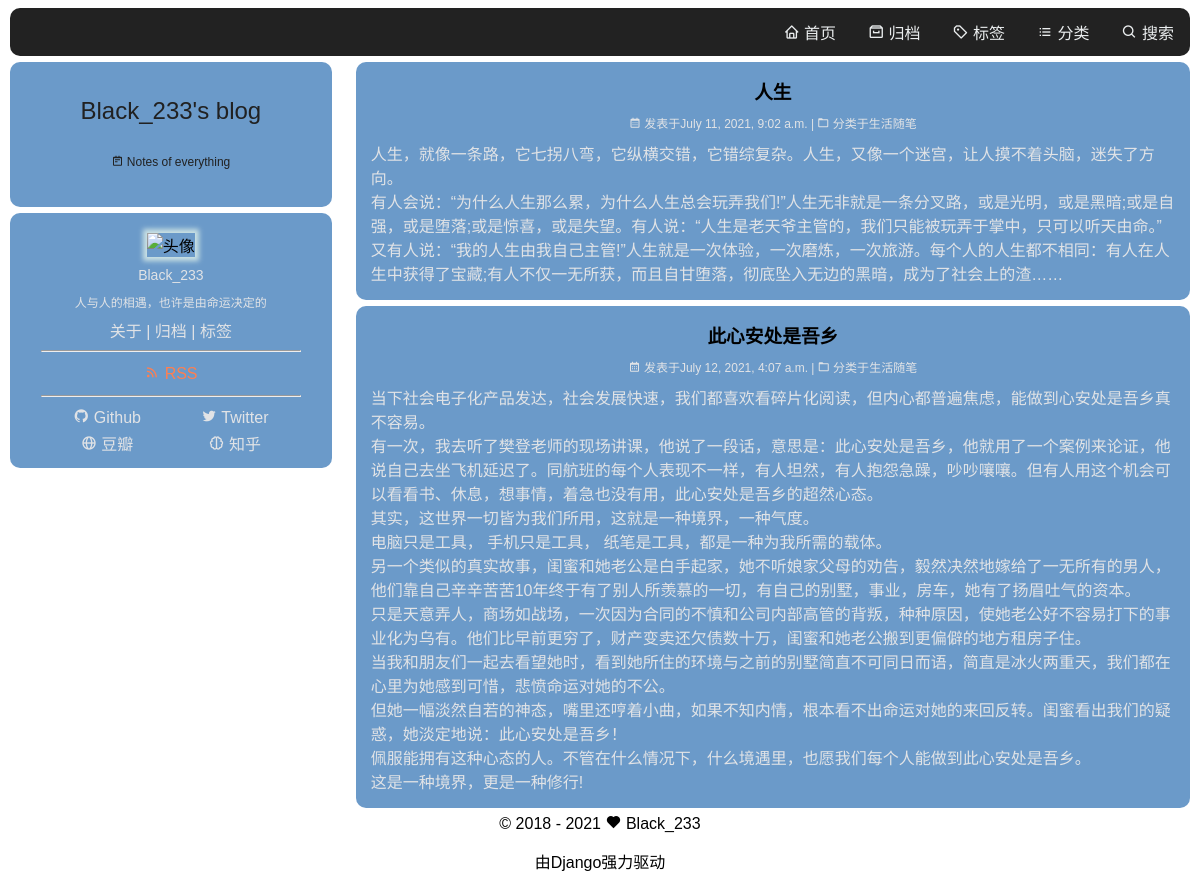
The page /weblog/ on the database its author committed.
### weblog/models.py (models this page shows, shortened)
class Entry(models.Model):
	own_topic = models.ForeignKey(Topic, on_delete=models.CASCADE)
	own_title = models.CharField(max_length=60, default="")
	own_text = models.TextField()
	add_date = models.DateTimeField(auto_now_add=True)

class Topic(models.Model):
	topics = models.CharField(max_length=50, default="")
	def __str__(self):
		return self.topics

### weblog/views.py (the view)
# urls.py: path('', views.index, name="index")
def index(request):
	entrys = Entry.objects.all()
	context = {"now_year": "{}".format(datetime.date.today().year), "entrys_list": entrys}
	return render(request, 'weblog/index.html', context)

### weblog/templates/weblog/index.html (shortened to what this page needs)
<!DOCTYPE html>
<html lang="zh">
<head>
	<link rel="stylesheet" href="https://unpkg.com/boxicons@2.0.7/css/boxicons.min.css">
	{% load static %}
	<link rel="stylesheet" href="{% static 'weblog/index.css' %}">
</head>
<body>
	<div class="topnav">
		<a href=""><i class='bx bx-search'></i> 搜索 </a>
		<a href=""><i class='bx bx-list-ul' ></i> 分类 </a>
		<a href=""><i class='bx bx-purchase-tag-alt' ></i> 标签 </a>
		<a href=""><i class='bx bx-archive' ></i> 归档 </a>
		<a href=""><i class='bx bx-home' ></i> 首页 </a>
	</div>
	<div class="leftcolumn">
		<div class="card" style="height: 110px; text-align: center; padding-top: 35px;">
		<p style="text-align: center; font-size: 24px; color: #212121; margin-bottom: 30px;">Black_233's blog</p>
			<p style="font-size: 12px; color: #212121;"><i class='bx bx-notepad'></i> Notes of everything </p>
		</div>
		<div class="card" style="text-align: center; padding-top: 20px;">
			<img src="https://z3.ax1x.com/2021/07/02/R6nBa4.png" alt="头像" style="width: 100px; box-shadow: 0px 0px 5px 4px #cbe2e4;">
			<p style="font-size: 14px; color: #E1E3E6; margin-top: 10px; margin-bottom: 10px;">Black_233</p>
			<p style="font-size: 12px; color: #E1E3E6; margin-bottom: 8px;">人与人的相遇，也许是由命运决定的</p>
			<a href="">关于 </a>
			<span style="color: #E1E3E6"> | </span>
			<a href="">归档</a>
			<span style="color: #E1E3E6"> | </span>
			<a href=""> 标签</a>
			<hr style="width: 80%;">
			<p style="color: coral; margin-top: 12px; margin-bottom: 12px;"><i class='bx bx-rss'></i> RSS </p>
			<hr style="width: 80%;">
			<table class="linkme">
				<tr>
					<td><a href=""><i class='bx bxl-github' ></i> Github </a></td>
					<td><a href=""><i class='bx bxl-twitter' ></i> Twitter </a></td>
				</tr>
				<tr>
					<td><a href=""><i class='bx bx-globe' ></i> 豆瓣 </a></td>
					<td><a href=""><i class='bx bx-brain' ></i> 知乎 </a></td>
				</tr>
			</table>
		</div>
	</div>
	<div class="rightcolumn">
	{% for entry in entrys_list %}
		<div class="card" style="padding: 15px;">
			<h3 style="margin-top: 0px; text-align: center; margin-bottom: 10px;">{{entry.own_title}}</h3>
			<p style="text-align: center; color: #E1E3E6; font-size: 12px; margin-bottom: 10px;"><i class='bx bx-calendar'></i> 发表于{{entry.add_date}} | <i class='bx bx-folder' ></i> 分类于{{entry.own_topic}} </p>
			{{entry.own_text|safe}}
		</div>
	{% endfor %}
	</div>
	<div class="footer">
		<p> © 2018 - {{now_year}} <i class='bx bxs-heart'></i> Black_233 </p>
		<p> 由Django强力驱动 </p>
	</div>
</body>
</html>

### weblog/static/weblog/index.css (style rules this page uses)
body { font-family: arial; background-color: #ffffff; margin-top: 8px; margin-left: 4px; margin-right: 4px; }
div.topnav { overflow: hidden; background-color: #222222; border-radius: 10px; clear: both; margin-left: 6px; margin-right: 6px; }
div.topnav a { display: inline; float: right; text-decoration: none; color: #EBEEEF; font-size: 16px; border-radius: 10px; padding: 12px 16px; }
div.leftcolumn { background-color: #ffffff; float: left; width: 28%; border-radius: 10px; padding: 0px; }
div.rightcolumn { background-color: #ffffff; float: right; width: 71%; border-radius: 10px; padding: 0px; }
div.card { border-radius: 10px; background-color: #6b9ac9; margin: 6px; }
div.card p { margin: 0px; color: #E1E3E6; }
div.card a { text-decoration: none; color: #E1E3E6; }
table.linkme { width: 80%; margin: auto; text-align: center; padding-bottom: 10px; }
table.linkme a { color: #E1E3E6; padding: 4px 4px; }
div.footer { text-align: center; clear: both; margin-top: 40px; }

### rows shown on the page
Entry: own_title "人生", add_date "July 11, 2021, 9:02 a.m.", own_topic "生活随笔", own_text "人生，就像一条路，它七拐八弯，它纵横交错，它错综复杂。人生，又像一个迷宫，让人摸不着头脑，迷失了方向。 有人会说：“为什么人生那么累，为什么人生总会玩弄我们!”人生无非就是一条分叉路，或是光明，或是黑暗;或是自强，或是堕落;或是惊喜，或是失望。有人说：“人生是老天爷主管的，我们只能被玩弄于掌中，只可以听天由命。”又有人说：“我的人生由我自己主管!”人生就是一次体验，一次磨炼，一次旅游。每个人的人生都不相同：有人在人生中获得了宝藏;有人不仅一无所获，而且自甘堕落，彻底坠入无边的黑暗，成为了社会上的渣……"
Entry: own_title "此心安处是吾乡", add_date "July 12, 2021, 4:07 a.m.", own_topic "生活随笔", own_text "当下社会电子化产品发达，社会发展快速，我们都喜欢看碎片化阅读，但内心都普遍焦虑，能做到心安处是吾乡真不容易。 有一次，我去听了樊登老师的现场讲课，他说了一段话，意思是：此心安处是吾乡，他就用了一个案例来论证，他说自己去坐飞机延迟了。同航班的每个人表现不一样，有人坦然，有人抱怨急躁，吵吵嚷嚷。但有人用这个机会可以看看书、休息，想事情，着急也没有用，此心安处是吾乡的超然心态。 其实，这世界一切皆为我们所用，这就是一种境界，一种气度。 电脑只是工具， 手机只是工具， 纸笔是工具，都是一种为我所需的载体。 另一个类似的真实故事，闺蜜和她老公是白手起家，她不听娘家父母的劝告，毅然决然地嫁给了一无所有的男人，他们靠自己辛辛苦苦10年终于有了别人所羡慕的一切，有自己的别墅，事业，房车，她有了扬眉吐气的资本。 只是天意弄人，商场如战场，一次因为合同的不慎和公司内部高管的背叛，种种原因，使她老公好不容易打下的事业化为乌有。他们比早前更穷了，财产变卖还欠债数十万，闺蜜和她老公搬到更偏僻的地方租房子住。 当我和朋友们一起去看望她时，看到她所住的环境与之前的别墅简直不可同日而语，简直是冰火两重天，我们都在心里为她感到可惜，悲愤命运对她的不公。 但她一幅淡然自若的神态，嘴里还哼着小曲，如果不知内情，根本看不出命运对她的来回反转。闺蜜看出我们的疑惑，她淡定地说：此心安处是吾乡！ 佩服能拥有这种心态的人。不管在什么情况下，什么境遇里，也愿我们每个人能做到此心安处是吾乡。 这是一种境界，更是一种修行!"
